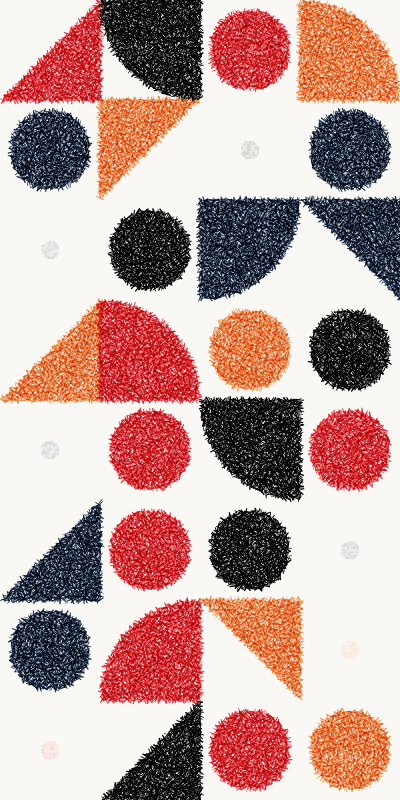
Frame 1 (no input)
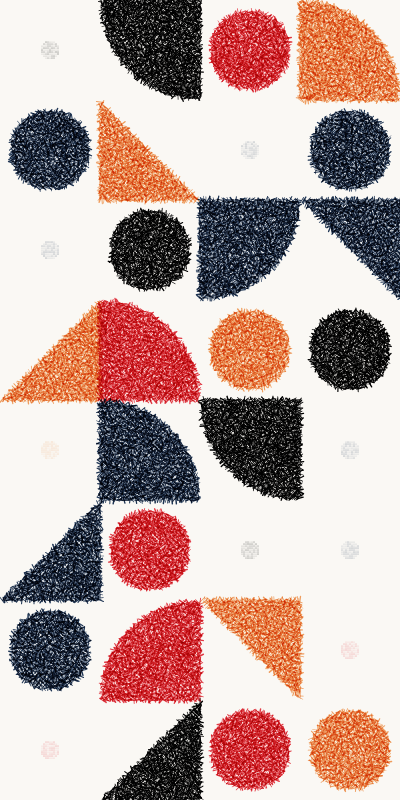
Frame 60 (no input)
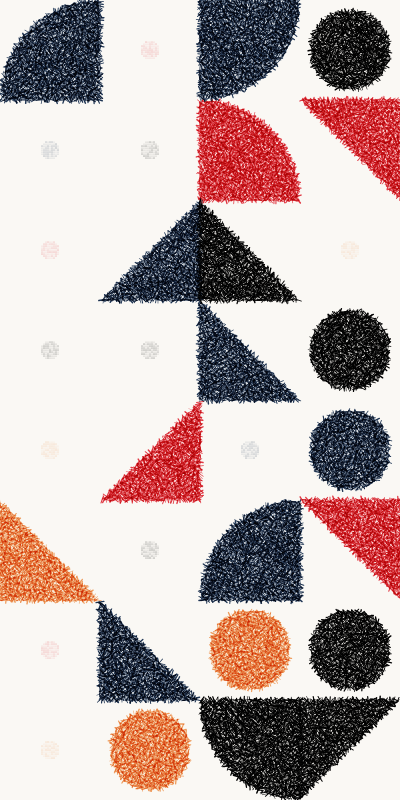
Frame 120 (the mouse pressed at the canvas centre since frame 60)

The p5.js sketch that drew these frames (run headless with seeded random() and noise() and a simulated clock; from frame 60 on, the mouse is pressed at the canvas centre):

// p5.js sketch
// ── sketch.js
let shapes = [];
const colors = ['#E63946', '#1D3557', '#F4A261', '#000000']; // Red, Blue, Yellow, Black
const gridSize = 100; // Size of each grid cell
let lastUpdateTime = 0;
const updateInterval = 500; // Update every 500ms

function setup() {
  createCanvas(400, 800);
  background('#F5F1E6');
  frameRate(30);
  
  // Create initial shapes
  for (let y = 0; y < height; y += gridSize) {
    for (let x = 0; x < width; x += gridSize) {
      let shapeType = random(['circle', 'quarterCircle', 'triangle', 'dot']);
      shapes.push({
        x: x,
        y: y,
        type: shapeType,
        color: random(colors),
        rotation: random([0, 90, 180, 270]),
        lastUpdate: 0,
        size: gridSize
      });
    }
  }
}

function draw() {
  background('#FAF8F4');
  
  // Update colors periodically
  if (millis() - lastUpdateTime > updateInterval) {
    updateRandomShapes();
    lastUpdateTime = millis();
  }
  
  // Draw all shapes
  for (let shape of shapes) {
    drawTexturedShape(shape);
  }
}

function drawTexturedShape(shape) {
  push();
  translate(shape.x + shape.size/2, shape.y + shape.size/2);
  rotate(radians(shape.rotation));
  translate(-shape.size/2, -shape.size/2);
  
  let strokeLength = 8;
  let strokeSpacing = 4;
  
  // Set color with multiply blend mode
  blendMode(MULTIPLY);
  
  switch(shape.type) {
    case 'circle':
      drawTexturedCircle(shape.size/2, shape.size/2, shape.size * 0.8, shape.color);
      break;
    case 'quarterCircle':
      drawTexturedQuarterCircle(0, 0, shape.size, shape.color);
      break;
    case 'triangle':
      drawTexturedTriangle(0, 0, shape.size, shape.color);
      break;
    case 'dot':
      drawTexturedDot(shape.size/2, shape.size/2, shape.size * 0.2, shape.color);
      break;
  }
  
  pop();
  blendMode(BLEND);
}

function drawTexturedCircle(x, y, diameter, color) {
  let resolution = 2;
  for (let dy = -diameter/2; dy < diameter/2; dy += resolution) {
    for (let dx = -diameter/2; dx < diameter/2; dx += resolution) {
      let distance = sqrt(dx*dx + dy*dy);
      if (distance < diameter/2) {
        stroke(color);
        strokeWeight(random(0.5, 1.5));
        let angle = random(TWO_PI);
        let length = random(4, 8);
        let px = x + dx;
        let py = y + dy;
        line(
          px + cos(angle) * length/2,
          py + sin(angle) * length/2,
          px - cos(angle) * length/2,
          py - sin(angle) * length/2
        );
      }
    }
  }
}

function drawTexturedQuarterCircle(x, y, size, color) {
  let resolution = 2;
  for (let dy = 0; dy < size; dy += resolution) {
    for (let dx = 0; dx < size; dx += resolution) {
      let distance = sqrt(dx*dx + dy*dy);
      if (distance < size && dx >= 0 && dy >= 0) {
        stroke(color);
        strokeWeight(random(0.5, 1.5));
        let angle = random(TWO_PI);
        let length = random(4, 8);
        line(
          dx + cos(angle) * length/2,
          dy + sin(angle) * length/2,
          dx - cos(angle) * length/2,
          dy - sin(angle) * length/2
        );
      }
    }
  }
}

function drawTexturedTriangle(x, y, size, color) {
  let resolution = 2;
  for (let dy = 0; dy < size; dy += resolution) {
    for (let dx = 0; dx < size - dy; dx += resolution) {
      stroke(color);
      strokeWeight(random(0.5, 1.5));
      let angle = random(TWO_PI);
      let length = random(4, 8);
      line(
        dx + cos(angle) * length/2,
        dy + sin(angle) * length/2,
        dx - cos(angle) * length/2,
        dy - sin(angle) * length/2
      );
    }
  }
}

function drawTexturedDot(x, y, diameter, color) {
  let resolution = 2;
  for (let dy = -diameter/2; dy < diameter/2; dy += resolution) {
    for (let dx = -diameter/2; dx < diameter/2; dx += resolution) {
      let distance = sqrt(dx*dx + dy*dy);
      if (distance < diameter/2) {
        stroke(color);
        strokeWeight(random(0.5, 1));
        point(x + dx, y + dy);
      }
    }
  }
}

function updateRandomShapes() {
  // Update random shapes
  let numToUpdate = floor(random(3, 6));
  for (let i = 0; i < numToUpdate; i++) {
    let shape = random(shapes);
    shape.color = random(colors);
    shape.type = random(['circle', 'quarterCircle', 'triangle', 'dot']);
    shape.rotation = random([0, 90, 180, 270]);
  }
}

function mousePressed() {
  // Randomize all shapes on mouse press
  for (let shape of shapes) {
    shape.color = random(colors);
    shape.type = random(['circle', 'quarterCircle', 'triangle', 'dot']);
    shape.rotation = random([0, 90, 180, 270]);
  }
}
